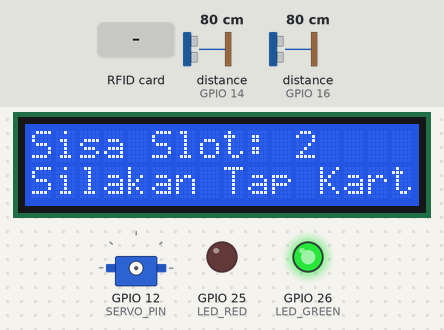
This sketch was run on a simulated ESP32. On the bench: 16×2 character LCD, servo, output pins drawn as LEDs (lit = HIGH). Wiring (inferred from the names in the program): 2 × ultrasonic range finder: trigger GPIO 13, echo GPIO 14 / trigger GPIO 27, echo GPIO 16. Inputs (shaded band) come from the test bench; at power-on: distance to the obstacle (sensors on GPIO 14, GPIO 16) 80 cm. The echo pulse lasts 58.3 µs per cm; WiFi joins after 1.5 s; servers stay silent unless stated; random numbers use the default seed unless the sketch sets one; no MQTT or app messages arrive unless stated; pins used as bus, display or sensor lines are not drawn; what the sketch prints to the serial monitor is not drawn.

Above: at 2.8 s.
2.9 s: RFID card 5E 7A 19 C4 held to the reader
At 3.4 s:
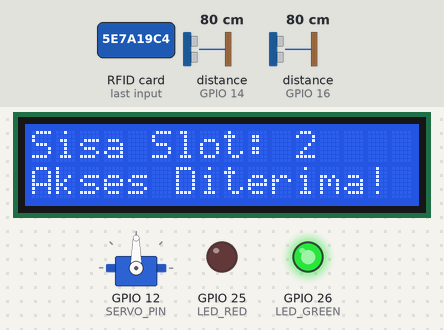
4.5 s: distance to the obstacle (sensor on GPIO 14) set to 2 cm
At 7.2 s:
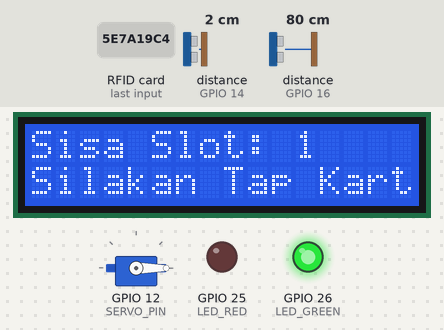
7.6 s: distance to the obstacle (sensor on GPIO 16) set to 12 cm
9.1 s: distance to the obstacle (sensor on GPIO 16) set to 9 cm
At 9.8 s:
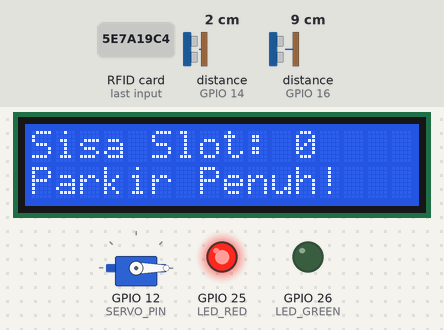
10.8 s: RFID card 5E 7A 19 C4 held to the reader
At 14.4 s:
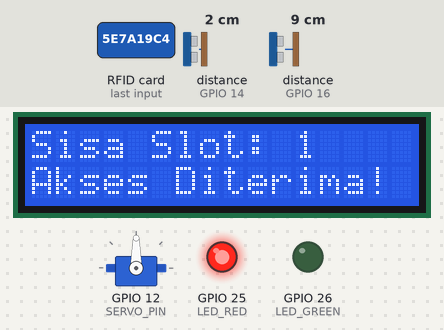
17.0 s: distance to the obstacle (sensor on GPIO 14) set to 11 cm
18.5 s: distance to the obstacle (sensor on GPIO 14) set to 15 cm
At 18.95 s:
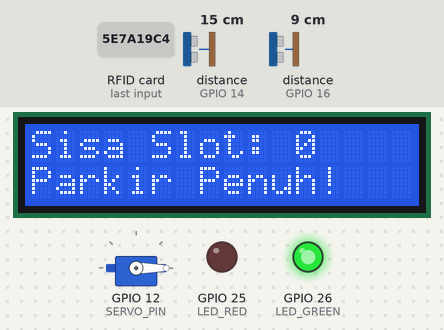
Timing chart, 0 to 21.5 s (numbered marks = the images above; inputs shaded):
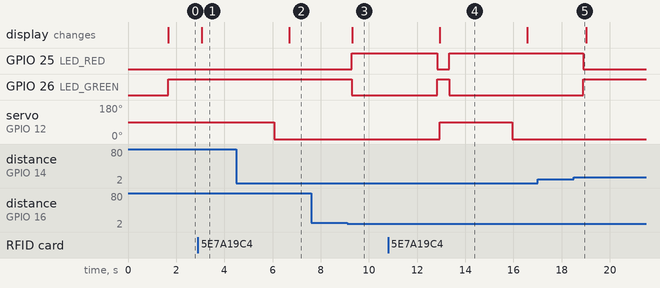

Measured:
- the behaviour switches between 11 and 10 cm on distance to the obstacle (sensor on GPIO 16) (found by bisection; images 2 and 3)
- the behaviour switches between 12 and 13 cm on distance to the obstacle (sensor on GPIO 14) (found by bisection; images 4 and 5)
- after the input at 2.9 s, the display: changes after 0.17 s (image 1)
- after the input at 7.6 s, every drawn part: stays the same
- after the input at 9.1 s, GPIO 25 (LED_RED): LOW → HIGH after 0.18 s; GPIO 26 (LED_GREEN): HIGH → LOW after 0.18 s; the display: changes after 0.22 s (image 3)
- after the input at 10.8 s, servo on GPIO 12 (SERVO_PIN): 0° → 90° after 2.1 s, → 0° 3.0 s later
- after the input at 17.0 s, every drawn part: stays the same
- after the input at 18.5 s, GPIO 25 (LED_RED): HIGH → LOW after 0.39 s; GPIO 26 (LED_GREEN): LOW → HIGH after 0.39 s
- what the display in image 4 shows lasts 3.7 s, from 12.9 s to 16.6 s

The sketch:

sketch_jun18a.ino
```cpp
#include <WiFi.h>
#include <PubSubClient.h>
#include <SPI.h>
#include <MFRC522.h>
#include <LiquidCrystal_I2C.h>
#include <ESP32Servo.h>
#include <Wire.h>

// --- PIN MAPPING WEMOS D1 R32 ---
// RFID MFRC522
#define SS_PIN 5     // Pin SS
#define RST_PIN 4    // Pin IO4 (Kiri)
#define MOSI_PIN 23  // Pin MOSI
#define MISO_PIN 19  // Pin MISO
#define SCK_PIN 18   // Pin SCK

// SERVO & SENSOR (Deretan kanan board)
#define SERVO_PIN 12 // IO12
#define TRIG_1 13    // IO13
#define ECHO_1 14    // IO14
#define TRIG_2 27    // IO27
#define ECHO_2 16    // IO16
#define LED_RED 25   // IO25
#define LED_GREEN 26 // IO26

// --- OBJEK & VARIABEL GLOBAL ---
MFRC522 rfid(SS_PIN, RST_PIN);
LiquidCrystal_I2C lcd(0x27, 16, 2); // Alamat I2C umum: 0x27 atau 0x3F
Servo gateServo;

// ⚠️ GANTI PAKE WIFI ASLI LU! ⚠️
const char* ssid = "ENO";
const char* password = "ESA12345";
const char* mqtt_server = "broker.hivemq.com";

const char* topic_slot1 = "uas/tubagus/slot1";
const char* topic_slot2 = "uas/tubagus/slot2";
const char* topic_gate = "uas/tubagus/gate";

WiFiClient espClient;
PubSubClient mqttClient(espClient);

int slotTersedia = 2;

void TaskGateControl(void *pvParameters);
void TaskParkingSlots(void *pvParameters);
void reconnectMQTT();

void setup() {
  Serial.begin(115200);

  pinMode(TRIG_1, OUTPUT);
  pinMode(ECHO_1, INPUT);
  pinMode(TRIG_2, OUTPUT);
  pinMode(ECHO_2, INPUT);
  pinMode(LED_RED, OUTPUT);
  pinMode(LED_GREEN, OUTPUT);

  // Setup I2C untuk LCD
  Wire.begin();
  lcd.init();
  lcd.backlight();
  lcd.setCursor(0, 0);
  lcd.print("Sistem Parkir");

  // Setup SPI untuk RFID
  SPI.begin(SCK_PIN, MISO_PIN, MOSI_PIN, SS_PIN);
  rfid.PCD_Init();

  // Koneksi WiFi
  WiFi.begin(ssid, password);
  Serial.print("Konek ke WiFi");
  while (WiFi.status() != WL_CONNECTED) {
    delay(500);
    Serial.print(".");
  }
  Serial.println("\nWiFi Connected!");

  mqttClient.setServer(mqtt_server, 1883);
  lcd.clear();

  xTaskCreatePinnedToCore(TaskGateControl, "GateTask", 4096, NULL, 2, NULL, 0);
  xTaskCreatePinnedToCore(TaskParkingSlots, "SlotTask", 4096, NULL, 1, NULL, 1);
}

void loop() {
  if (!mqttClient.connected()) {
    reconnectMQTT();
  }
  mqttClient.loop();
  vTaskDelay(pdMS_TO_TICKS(50));
}

void reconnectMQTT() {
  while (!mqttClient.connected()) {
    Serial.print("Mencoba konek ke MQTT...");
    String clientId = "ESP32Real-";
    clientId += String(random(0xffff), HEX);

    if (mqttClient.connect(clientId.c_str())) {
      Serial.println("Berhasil Terhubung!");
      mqttClient.publish(topic_gate, "Hardware ESP32 Online!");
    } else {
      Serial.print("Gagal, rc=");
      Serial.print(mqttClient.state());
      vTaskDelay(pdMS_TO_TICKS(5000));
    }
  }
}

// ---- TASK 1: KONTROL GERBANG & RFID ----
void TaskGateControl(void *pvParameters) {
  for (;;) {
    lcd.setCursor(0, 0);
    lcd.print("Sisa Slot: ");
    lcd.print(slotTersedia);
    lcd.print(" ");

    lcd.setCursor(0, 1);
    if (slotTersedia > 0) {
      lcd.print("Silakan Tap Kartu");
    } else {
      lcd.print("Parkir Penuh!    ");
    }

    if (slotTersedia > 0 && rfid.PICC_IsNewCardPresent() && rfid.PICC_ReadCardSerial()) {
      Serial.println("Akses Diterima! Buka Gerbang...");
      lcd.setCursor(0, 1);
      lcd.print("Akses Diterima!  ");

      String uidStr = "";
      for (byte i = 0; i < rfid.uid.size; i++) {
        uidStr += String(rfid.uid.uidByte[i] < 0x10 ? " 0" : " ");
        uidStr += String(rfid.uid.uidByte[i], HEX);
      }
      uidStr.toUpperCase();

      String logPesan = "Kendaraan Masuk. UID:" + uidStr;
      mqttClient.publish(topic_gate, logPesan.c_str());

      gateServo.attach(SERVO_PIN);
      gateServo.write(90);
      vTaskDelay(pdMS_TO_TICKS(3000));
      gateServo.write(0);
      vTaskDelay(pdMS_TO_TICKS(500));
      gateServo.detach();

      rfid.PICC_HaltA();
    }
    vTaskDelay(pdMS_TO_TICKS(100));
  }
}

// ---- TASK 2: MONITORING SENSOR SLOT ----
void TaskParkingSlots(void *pvParameters) {
  bool statusSlot1Terakhir = false;
  bool statusSlot2Terakhir = false;

  for (;;) {
    auto bacaJarak = [](int trig, int echo) -> float {
      digitalWrite(trig, LOW);
      delayMicroseconds(2);
      digitalWrite(trig, HIGH);
      delayMicroseconds(10);
      digitalWrite(trig, LOW);
      float duration = pulseIn(echo, HIGH, 30000);
      return (duration * 0.0343) / 2;
    };

    float jarak1 = bacaJarak(TRIG_1, ECHO_1);
    float jarak2 = bacaJarak(TRIG_2, ECHO_2);

    bool slot1Terisi = (jarak1 > 0 && jarak1 < 10);
    bool slot2Terisi = (jarak2 > 0 && jarak2 < 10);

    if (slot1Terisi != statusSlot1Terakhir) {
      mqttClient.publish(topic_slot1, slot1Terisi ? "TERISI" : "KOSONG");
      statusSlot1Terakhir = slot1Terisi;
    }

    if (slot2Terisi != statusSlot2Terakhir) {
      mqttClient.publish(topic_slot2, slot2Terisi ? "TERISI" : "KOSONG");
      statusSlot2Terakhir = slot2Terisi;
    }

    int slotKosong = 2;
    if (slot1Terisi) slotKosong--;
    if (slot2Terisi) slotKosong--;
    slotTersedia = slotKosong;

    if (slotTersedia == 0) {
      digitalWrite(LED_RED, HIGH);
      digitalWrite(LED_GREEN, LOW);
    } else {
      digitalWrite(LED_RED, LOW);
      digitalWrite(LED_GREEN, HIGH);
    }

    vTaskDelay(pdMS_TO_TICKS(500));
  }
}
```
